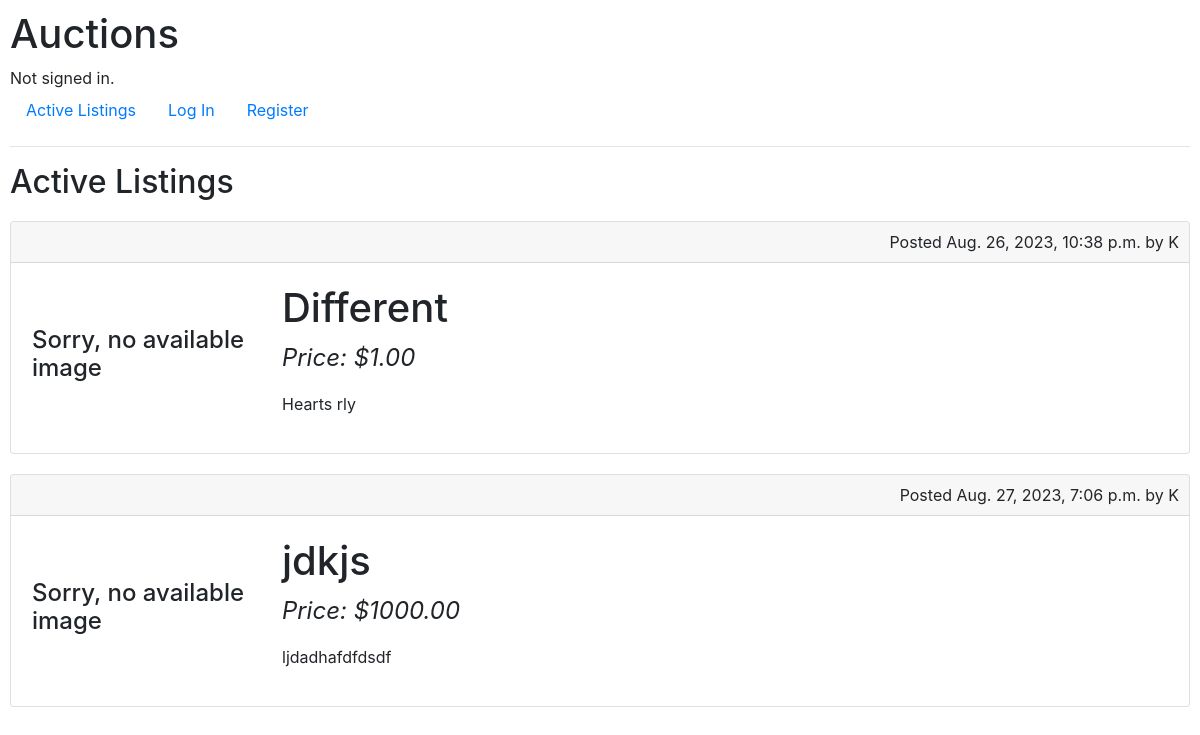
Before: / with the older database file.
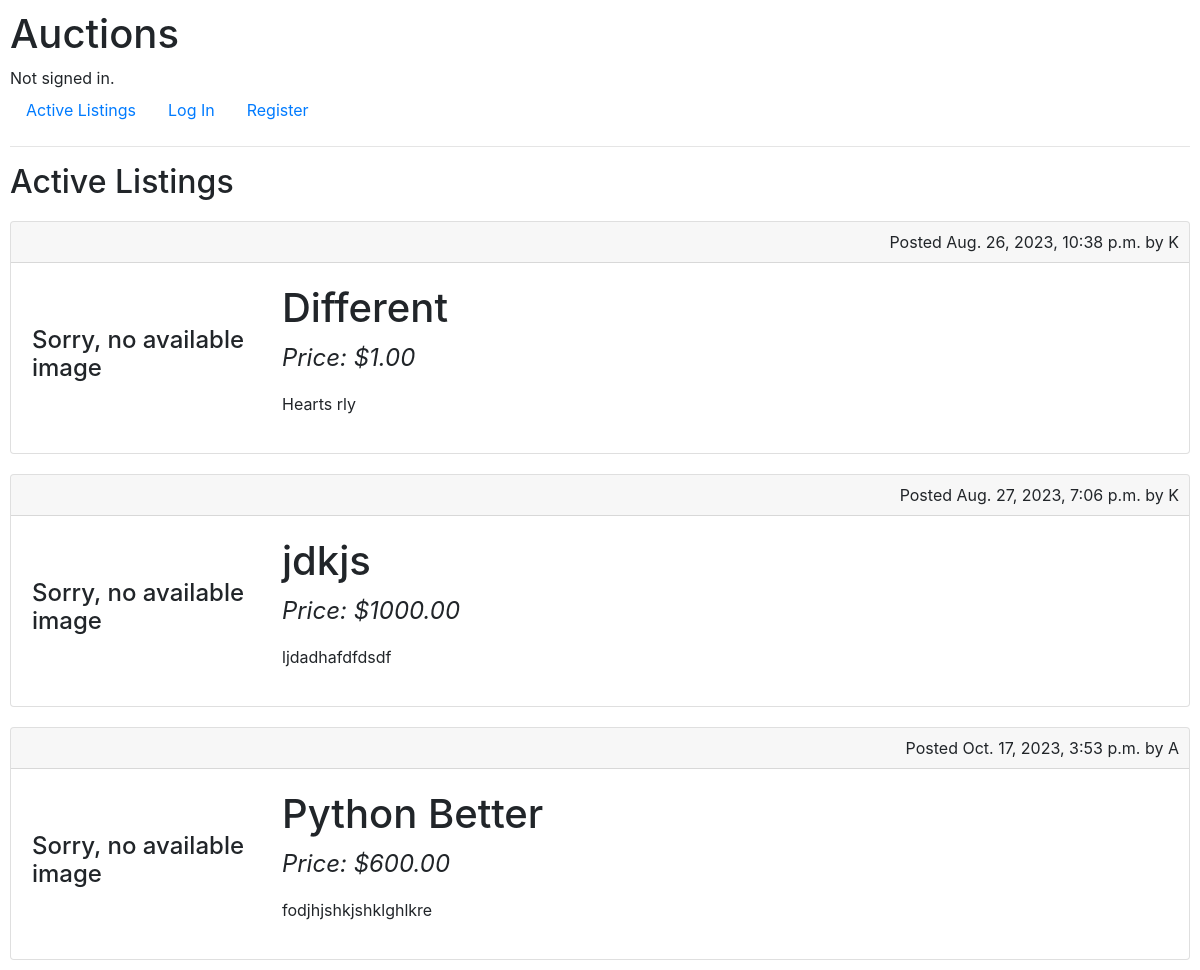
After: the same page with the newer database file.
### auctions/models.py (models this page shows, shortened)
class Listing(models.Model):
    id = models.AutoField(primary_key=True)
    title = models.CharField(max_length=64)
    description = models.CharField(max_length=500)
    bid = models.DecimalField(max_digits=6, decimal_places=2, validators=[MinValueValidator(Decimal('0.01'))])
    image = models.URLField(blank=True)
    category = models.CharField(max_length=64, blank=True)
    owner = models.ForeignKey(User, on_delete=models.CASCADE, related_name='listings')
    time = models.DateTimeField(auto_now_add=True)
    watchers= models.ManyToManyField(User, blank=True, related_name='watchlist')
    active = models.BooleanField(default=True)
    winner= models.ForeignKey(User, on_delete=models.CASCADE, related_name='won_listings', blank=True, default=None, null=True)

class User(AbstractUser):
    id = models.AutoField(primary_key=True)

### auctions/views.py (the view)
# urls.py: path("", views.index, name="index"),
def index(request):
    listings = Listing.objects.filter(active=True)
    bidings = Bid.objects.all()
    bids = {}
    for listing in listings:
        bids[listing.title] = listing.bid
    for bid in bidings:
        if bid.listing in listings:
            if bid.value > bids[bid.listing.title]:
                bids[bid.listing.title] = bid.value
    watchlist= None
    if request.user.is_authenticated:
        watchlist = request.user.watchlist.all()
    return render(request, "auctions/index.html", {
        "listings" : listings,
        "bids" : bids,
        "user" : request.user,
        "watchlist": watchlist,
    })

### auctions/templates/auctions/index.html (shortened to what this page needs)
{% extends "auctions/layout.html" %}
{% block body %}
    <h2>Active Listings</h2>
    {% for listing in listings %}
    <a class="normal_a" href="{% url 'listing' listing.id %}">
        <div class="card">
            <div class="card-header">
                Posted {{ listing.time }} by {% if listing.owner.username == user.username %}Me ({{ user.username }}){% else %}{{listing.owner.username}}{% endif %}
            </div>
            <div class="card-body">
            <table>
                <tr>
                    <td class="image">
                        {% if listing.image %}
                        <img src="{{listing.image}}" alt="Image of {{listing.title}} " class="image">
                        {% else %}
                        <h4>Sorry, no available image</h4>
                        {% endif %}
                    </td>
                    <td class="fit-con">
                        <h1>{{listing.title}}</h1>
                        {% for key, value in bids.items %}
                            {% if key == listing.title %}
                                <p class="pricing">Price: ${{ value }}</p>
                            {% endif %}
                        {% endfor %}
                        <p class="description">{{listing.description}}</p>
                    </td>
                </tr>
            </table>
            </div>
        </div>
    </a>
    {% empty %}
    <h4>No currently active listings</h4>
    {% endfor %}
{% endblock %}

Changed rows visible on the page:
added Listing: time "Oct. 17, 2023, 3:53 p.m.", owner.username "A", image "Sorry, no available image", title "Python Better", bids "600.00", description "fodjhjshkjshklghlkre"
